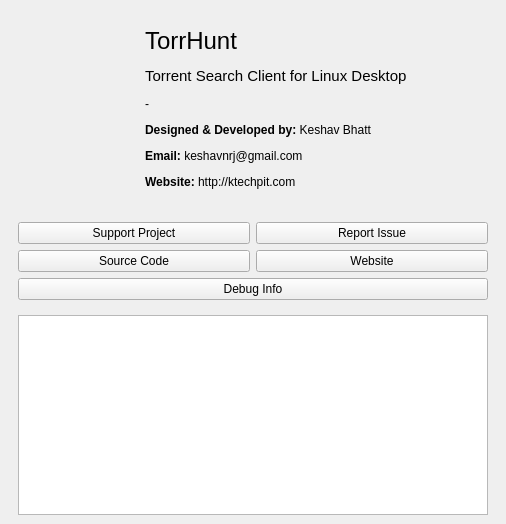
<?xml version="1.0" encoding="UTF-8"?>
<ui version="4.0">
 <class>About</class>
 <widget class="QWidget" name="About">
  <property name="geometry">
   <rect>
    <x>0</x>
    <y>0</y>
    <width>506</width>
    <height>524</height>
   </rect>
  </property>
  <property name="windowTitle">
   <string>Form</string>
  </property>
  <layout class="QVBoxLayout" name="verticalLayout_2">
   <property name="leftMargin">
    <number>0</number>
   </property>
   <property name="topMargin">
    <number>0</number>
   </property>
   <property name="rightMargin">
    <number>0</number>
   </property>
   <property name="bottomMargin">
    <number>0</number>
   </property>
   <item>
    <widget class="QWidget" name="centerWidget" native="true">
     <layout class="QVBoxLayout" name="verticalLayout_5">
      <item>
       <widget class="QWidget" name="topWidget" native="true">
        <property name="sizePolicy">
         <sizepolicy hsizetype="Preferred" vsizetype="Maximum">
          <horstretch>0</horstretch>
          <verstretch>0</verstretch>
         </sizepolicy>
        </property>
        <layout class="QHBoxLayout" name="horizontalLayout_2">
         <item>
          <layout class="QVBoxLayout" name="verticalLayout">
           <property name="sizeConstraint">
            <enum>QLayout::SetDefaultConstraint</enum>
           </property>
           <property name="rightMargin">
            <number>12</number>
           </property>
           <item>
            <spacer name="verticalSpacer_2">
             <property name="orientation">
              <enum>Qt::Vertical</enum>
             </property>
             <property name="sizeHint" stdset="0">
              <size>
               <width>20</width>
               <height>40</height>
              </size>
             </property>
            </spacer>
           </item>
           <item>
            <widget class="QLabel" name="label">
             <property name="sizePolicy">
              <sizepolicy hsizetype="Maximum" vsizetype="Maximum">
               <horstretch>0</horstretch>
               <verstretch>0</verstretch>
              </sizepolicy>
             </property>
             <property name="minimumSize">
              <size>
               <width>100</width>
               <height>100</height>
              </size>
             </property>
             <property name="maximumSize">
              <size>
               <width>100</width>
               <height>100</height>
              </size>
             </property>
             <property name="text">
              <string/>
             </property>
             <property name="pixmap">
              <pixmap resource="resources.qrc">:/icons/app/icon-64.png</pixmap>
             </property>
             <property name="scaledContents">
              <bool>true</bool>
             </property>
             <property name="alignment">
              <set>Qt::AlignCenter</set>
             </property>
            </widget>
           </item>
           <item>
            <spacer name="verticalSpacer">
             <property name="orientation">
              <enum>Qt::Vertical</enum>
             </property>
             <property name="sizeHint" stdset="0">
              <size>
               <width>20</width>
               <height>40</height>
              </size>
             </property>
            </spacer>
           </item>
          </layout>
         </item>
         <item>
          <widget class="QWidget" name="info" native="true">
           <layout class="QVBoxLayout" name="verticalLayout_3">
            <item>
             <widget class="QLabel" name="appNameDesc">
              <property name="text">
               <string>&lt;!DOCTYPE HTML PUBLIC &quot;-//W3C//DTD HTML 4.0//EN&quot; &quot;http://www.w3.org/TR/REC-html40/strict.dtd&quot;&gt;
&lt;html&gt;&lt;head&gt;&lt;meta name=&quot;qrichtext&quot; content=&quot;1&quot; /&gt;&lt;style type=&quot;text/css&quot;&gt;
p, li { white-space: pre-wrap; }
&lt;/style&gt;&lt;/head&gt;&lt;body style=&quot; font-family:'Ubuntu'; font-size:11pt; font-weight:400; font-style:normal;&quot;&gt;
&lt;p style=&quot; margin-top:12px; margin-bottom:12px; margin-left:0px; margin-right:0px; -qt-block-indent:0; text-indent:0px;&quot;&gt;&lt;span style=&quot; font-size:18pt;&quot;&gt;TorrHunt&lt;/span&gt;&lt;/p&gt;
&lt;p style=&quot; margin-top:12px; margin-bottom:12px; margin-left:0px; margin-right:0px; -qt-block-indent:0; text-indent:0px;&quot;&gt;Torrent Search Client for Linux Desktop&lt;/p&gt;&lt;/body&gt;&lt;/html&gt;</string>
              </property>
              <property name="wordWrap">
               <bool>true</bool>
              </property>
              <property name="openExternalLinks">
               <bool>true</bool>
              </property>
             </widget>
            </item>
            <item>
             <widget class="QLabel" name="version">
              <property name="text">
               <string>-</string>
              </property>
             </widget>
            </item>
            <item>
             <widget class="QLabel" name="desc2">
              <property name="text">
               <string>&lt;html&gt;&lt;head/&gt;&lt;body&gt;&lt;p&gt;&lt;span style=&quot; font-weight:600;&quot;&gt;Designed &amp;amp; Developed by:&lt;/span&gt; Keshav Bhatt &lt;/p&gt;&lt;p&gt;&lt;span style=&quot; font-weight:600;&quot;&gt;Email: &lt;/span&gt;keshavnrj@gmail.com&lt;/p&gt;&lt;p&gt;&lt;span style=&quot; font-weight:600;&quot;&gt;Website:&lt;/span&gt; http://ktechpit.com&lt;/p&gt;&lt;/body&gt;&lt;/html&gt;</string>
              </property>
             </widget>
            </item>
           </layout>
          </widget>
         </item>
        </layout>
       </widget>
      </item>
      <item>
       <widget class="QWidget" name="widget" native="true">
        <layout class="QVBoxLayout" name="verticalLayout_4">
         <item>
          <layout class="QHBoxLayout" name="horizontalLayout_3">
           <property name="topMargin">
            <number>0</number>
           </property>
           <item>
            <widget class="QPushButton" name="donate">
             <property name="text">
              <string>Support Project</string>
             </property>
             <property name="toolTip">
              <string>Support PixelBatch development</string>
             </property>
            </widget>
           </item>
           <item>
            <widget class="QPushButton" name="reportIssue">
             <property name="text">
              <string>Report Issue</string>
             </property>
             <property name="toolTip">
              <string>Report bugs or request features</string>
             </property>
            </widget>
           </item>
          </layout>
         </item>
         <item>
          <layout class="QHBoxLayout" name="horizontalLayout_4">
           <item>
            <widget class="QPushButton" name="sourceCode">
             <property name="text">
              <string>Source Code</string>
             </property>
             <property name="toolTip">
              <string>View source code on GitHub</string>
             </property>
            </widget>
           </item>
           <item>
            <widget class="QPushButton" name="website">
             <property name="text">
              <string>Website</string>
             </property>
             <property name="toolTip">
              <string>Visit PixelBatch website</string>
             </property>
            </widget>
           </item>
          </layout>
         </item>
         <item>
          <widget class="QPushButton" name="debugInfoButton">
           <property name="text">
            <string>Debug Info</string>
           </property>
           <property name="toolTip">
            <string>Show system and application debug information</string>
           </property>
          </widget>
         </item>
        </layout>
       </widget>
      </item>
      <item>
       <layout class="QHBoxLayout" name="horizontalLayout">
        <property name="leftMargin">
         <number>9</number>
        </property>
        <property name="topMargin">
         <number>0</number>
        </property>
        <property name="rightMargin">
         <number>9</number>
        </property>
        <item>
         <widget class="QTextBrowser" name="debugInfoText">
          <property name="minimumSize">
           <size>
            <width>0</width>
            <height>150</height>
           </size>
          </property>
          <property name="sizeAdjustPolicy">
           <enum>QAbstractScrollArea::AdjustToContentsOnFirstShow</enum>
          </property>
         </widget>
        </item>
       </layout>
      </item>
     </layout>
    </widget>
   </item>
  </layout>
 </widget>
 <resources>
  <include location="resources.qrc"/>
 </resources>
 <connections/>
</ui>
